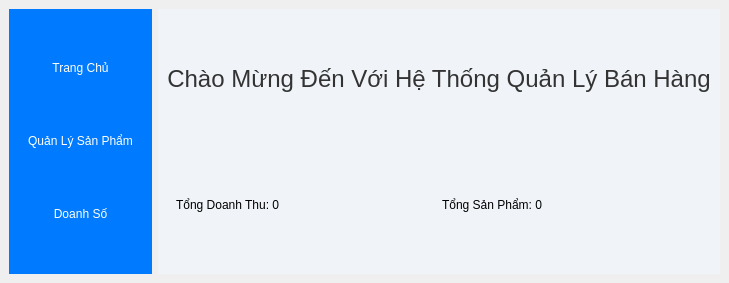
<?xml version="1.0" encoding="UTF-8"?>
<ui version="4.0">
 <class>MainWindow</class>
 <widget class="QMainWindow" name="MainWindow">
  <property name="geometry">
   <rect>
    <x>0</x>
    <y>0</y>
    <width>701</width>
    <height>283</height>
   </rect>
  </property>
  <property name="windowTitle">
   <string>Quản Lý Bán Hàng</string>
  </property>
  <widget class="QWidget" name="centralwidget">
   <layout class="QHBoxLayout" name="mainLayout">
    <item>
     <widget class="QFrame" name="sidebar">
      <property name="styleSheet">
       <string>
        QFrame {
            background-color: #007AFF;
            color: white;
        }
        QPushButton {
            background-color: #007AFF;
            color: white;
            padding: 10px;
            border: none;
        }
        QPushButton:hover {
            background-color: #005bb5;
        }
       </string>
      </property>
      <layout class="QVBoxLayout" name="sidebarLayout">
       <item>
        <widget class="QPushButton" name="btnHome">
         <property name="text">
          <string>Trang Chủ</string>
         </property>
        </widget>
       </item>
       <item>
        <widget class="QPushButton" name="btnProductManagement">
         <property name="text">
          <string>Quản Lý Sản Phẩm</string>
         </property>
        </widget>
       </item>
       <item>
        <widget class="QPushButton" name="btnSales">
         <property name="text">
          <string>Doanh Số</string>
         </property>
        </widget>
       </item>
      </layout>
     </widget>
    </item>
    <item>
     <widget class="QFrame" name="mainContent">
      <property name="styleSheet">
       <string>
        QFrame {
            background-color: #f0f4f8;
        }
       </string>
      </property>
      <layout class="QVBoxLayout" name="mainLayoutContent">
       <item>
        <widget class="QLabel" name="lblWelcome">
         <property name="styleSheet">
          <string>
           QLabel {
               font-size: 24px;
               color: #333;
           }
          </string>
         </property>
         <property name="text">
          <string>Chào Mừng Đến Với Hệ Thống Quản Lý Bán Hàng</string>
         </property>
         <property name="alignment">
          <set>Qt::AlignCenter</set>
         </property>
        </widget>
       </item>
       <item>
        <widget class="QFrame" name="summaryFrame">
         <layout class="QHBoxLayout" name="summaryLayout">
          <item>
           <widget class="QLabel" name="lblTotalSales">
            <property name="text">
             <string>Tổng Doanh Thu: 0</string>
            </property>
           </widget>
          </item>
          <item>
           <widget class="QLabel" name="lblTotalProducts">
            <property name="text">
             <string>Tổng Sản Phẩm: 0</string>
            </property>
           </widget>
          </item>
         </layout>
        </widget>
       </item>
      </layout>
     </widget>
    </item>
   </layout>
  </widget>
 </widget>
 <resources/>
 <connections/>
</ui>
